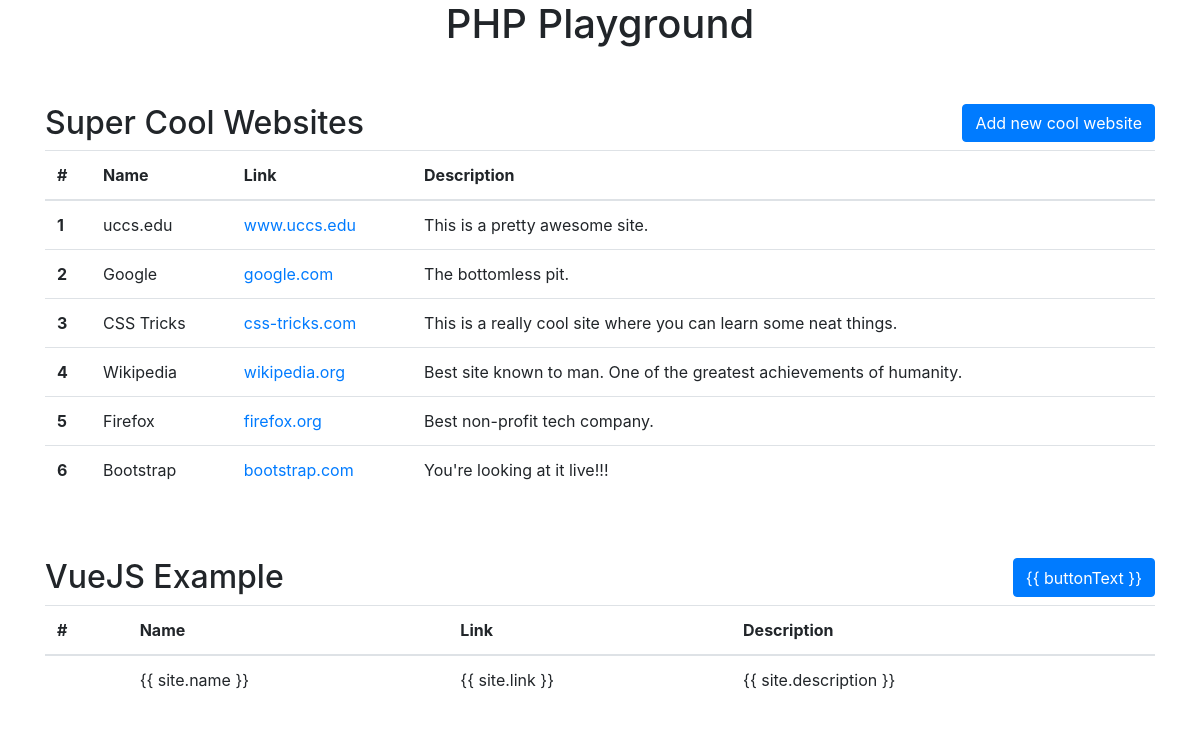
The page / on the database its author committed.
### tables this page shows
CREATE TABLE `cool_websites` (
  `id` int(10) unsigned NOT NULL AUTO_INCREMENT,
  `name` varchar(250) DEFAULT NULL,
  `link` varchar(1000) DEFAULT NULL,
  `description` varchar(10000) DEFAULT NULL,
  PRIMARY KEY (`id`)
);

### index.php (the view, shortened to what this page needs)
<?php
require_once("db_connection.php");
$query = $dbcon->prepare('SELECT * FROM cool_websites');
$query->execute();
$cool_websites = $query->fetchAll();
?>
<!DOCTYPE html>
<html lang="en">
<head>
    <link rel="stylesheet" href="https://stackpath.bootstrapcdn.com/bootstrap/4.5.0/css/bootstrap.min.css">
    <link rel="stylesheet" href="styles.css">
</head>
<body>
    <div class="container">
        <div class="row d-flex justify-content-center">
            <h1>PHP Playground</h1>
        </div>
        <div class="row mt-5">
            <div class="col">
                <div class="d-flex justify-content-between">
                    <h2>Super Cool Websites</h2>
                    <a href="/add.php" class="btn btn-primary mb-2">Add new cool website</a>
                </div>
                <table class="table">
                    <thead>
                        <tr>
                        <th scope="col">#</th>
                        <th scope="col">Name</th>
                        <th scope="col">Link</th>
                        <th scope="col">Description</th>
                        </tr>
                    </thead>
                    <tbody>
                        <?php
                        $counter = 1;
                        foreach($cool_websites as $website)
                        {
                        ?>
                            <tr>
                            <th scope="row"><?php echo $counter; ?></th>
                            <td><?php echo($website['name']); ?></td>
                            <td><a href="https://<?php echo($website['link']); ?>" target="_blank"><?php echo($website['link']); ?></a></td>
                            <td><?php echo($website['description']); ?></td>
                            </tr>
                        <?php
                            $counter++;
                        }
                        ?>
                    </tbody>
                </table>
            </div>
        </div>
        <div class="row mt-5">
            <div class="col" id="cool-sites">
                <div class="d-flex justify-content-between">
                    <h2>VueJS Example</h2>
                    <button class="btn btn-primary mb-2 live-updates-button"
                          v-on:click="(liveUpdates ? liveUpdates = false : liveUpdates = true); (liveUpdates ? isLoading = true : isLoading = false); getSitesAjax(); "
                          v-bind:class="{ 'btn-danger live-pulse': liveUpdates, 'spinner-grow': isLoading } ">
                          {{ buttonText }}
                  </button>
                </div>
                <div>
                    <table class="table">
                        <thead>
                            <tr>
                            <th scope="col">#</th>
                            <th scope="col">Name</th>
                            <th scope="col">Link</th>
                            <th scope="col">Description</th>
                            </tr>
                        </thead>
                        <tbody>
                            <tr v-for="site in coolSiteList">
                            <th scope="row"></th>
                            <td>{{ site.name }}</td>
                            <td><a v-bind:href="'https://' + site.link" target="_blank">{{ site.link }}</a></td>
                            <td>{{ site.description }}</td>
                            </tr>
                        </tbody>
                    </table>
                </div>
            </div>
        </div>
    </div>
</body>
</html>

### rows shown on the page
cool_websites: name "uccs.edu", link "www.uccs.edu", description "This is a pretty awesome site."
cool_websites: name "Google", link "google.com", description "The bottomless pit."
cool_websites: name "CSS Tricks", link "css-tricks.com", description "This is a really cool site where you can learn some neat things."
cool_websites: name "Wikipedia", link "wikipedia.org", description "Best site known to man. One of the greatest achievements of humanity."
cool_websites: name "Firefox", link "firefox.org", description "Best non-profit tech company."
cool_websites: name "Bootstrap", link "bootstrap.com", description "You're looking at it live!!!"
